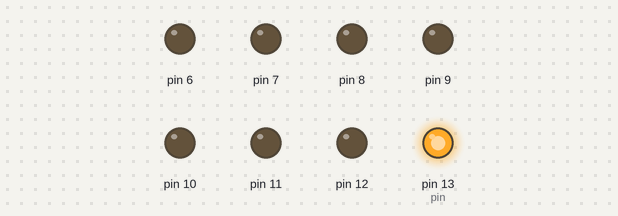
This sketch was run on a simulated Arduino Uno, built with avr-gcc and run on an emulated ATmega328P. On the bench: output pins drawn as LEDs (lit = HIGH).

Above: at 0.2 s.
At 1.2 s:
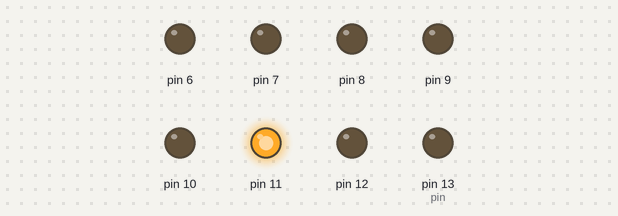
At 1.7 s:
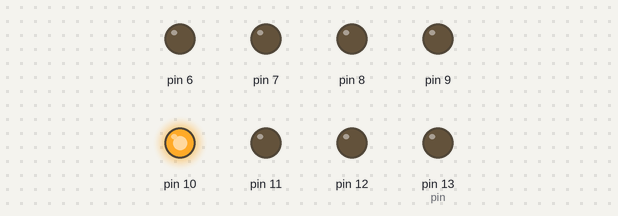
At 2.2 s:
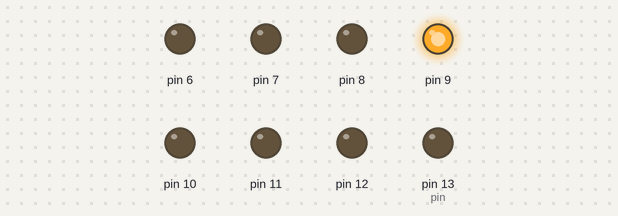
At 3.2 s:
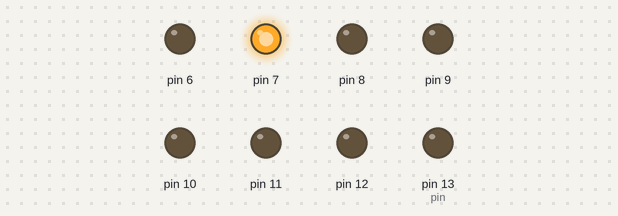
At 4.7 s:
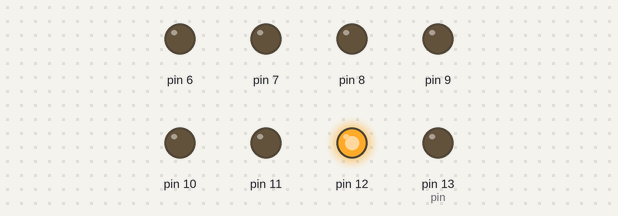
Timing chart, 0 to 5.2 s (numbered marks = the images above):
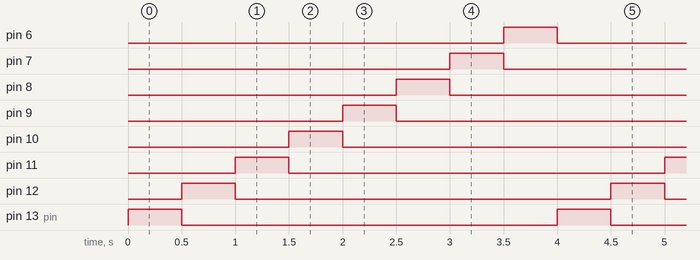

The sketch:

ARD_8LEDSgroup_1BIT_MUEVE___________________E10A.ino
```cpp
byte pin = 13;    //Definimos la variable pin
void setup (){
   pinMode(13,OUTPUT);
   pinMode(12,OUTPUT);
   pinMode(11,OUTPUT);
   pinMode(10,OUTPUT);
   pinMode(9,OUTPUT);
   pinMode(8,OUTPUT);
   pinMode(7,OUTPUT);
   pinMode(6,OUTPUT);
}
void loop() {
   digitalWrite(pin, 1);
   delay(500);
   digitalWrite(pin, 0);
   pin=(pin==6)*13+(pin!=6)*(pin-1);
}
```

Measured:
- by itself, pin 6–12, pin 13 (pin): alternates HIGH for 0.50 s and LOW for 3.5 s
- by itself, everything shown: repeats every 4.0 s, in 16 steps
